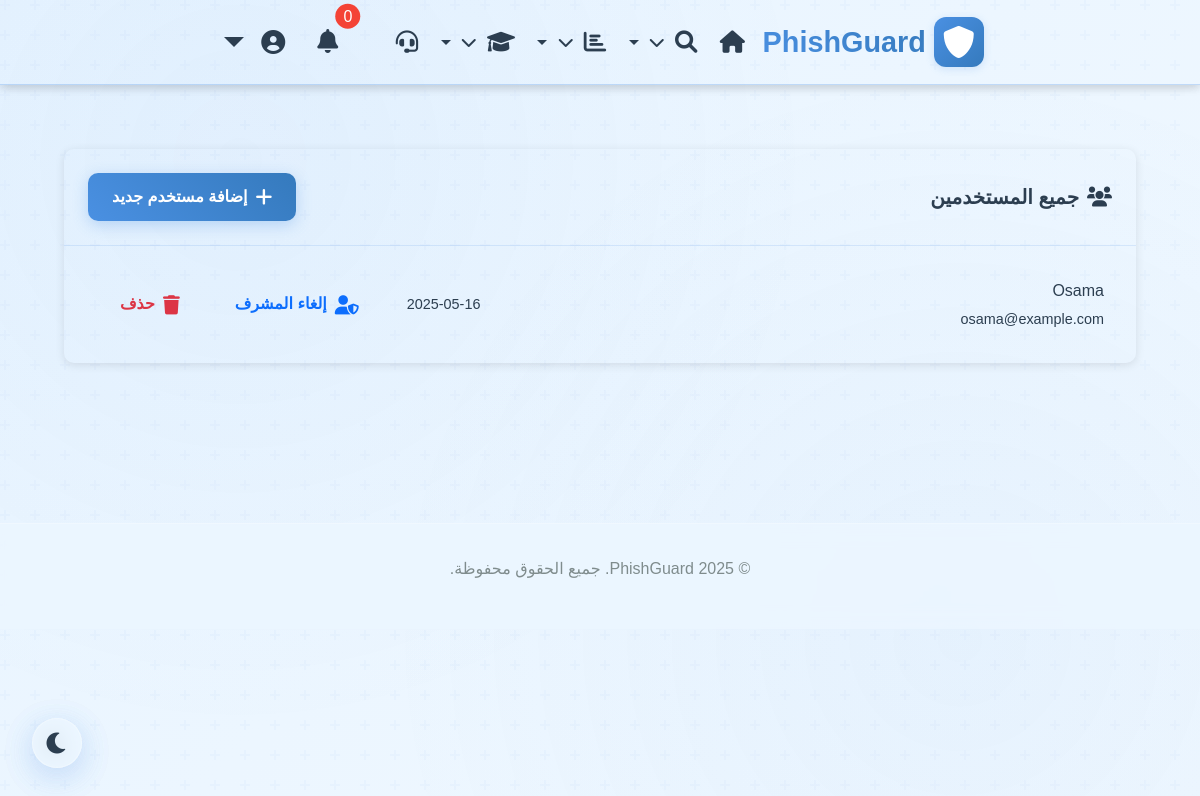
Before: /admin/users (signed in) with the older database file.
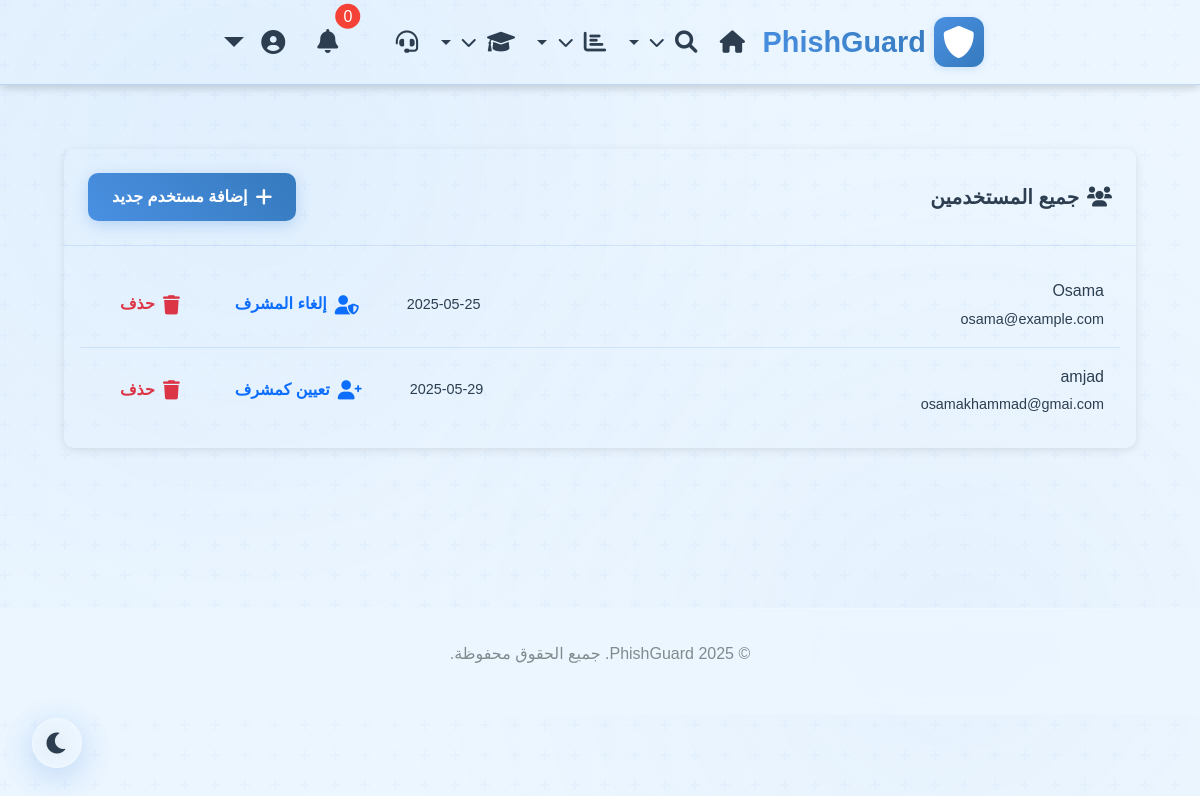
After: the same page with the newer database file.
### app.py (models this page shows, shortened)
class User(db.Model, UserMixin):
    id = db.Column(db.Integer, primary_key=True)
    username = db.Column(db.String(80), unique=True, nullable=False)
    email = db.Column(db.String(120), unique=True, nullable=False)
    password_hash = db.Column(db.String(128))
    created_at = db.Column(db.DateTime, default=datetime.utcnow)
    is_admin = db.Column(db.Boolean, default=False, nullable=False)

### app.py (the view)
@app.route('/admin/users')
@admin_required
def admin_users():
    users = User.query.all()
    return render_template('admin/users.html', users=users)

### app.py (called while the page is built)
@app.before_request
def check_models():
    global _models_checked
    if not _models_checked:
        if url_model is None:
            logger.error("URL model not loaded - URL scanning will not work!")
            flash("تحذير: نموذج فحص الروابط غير متوفر. بعض الوظائف قد لا تعمل.", "warning")
        _models_checked = True

def admin_required(f):
    @wraps(f)
    def decorated_function(*args, **kwargs):
        if 'user_id' not in session:
            flash('يرجى تسجيل الدخول للوصول إلى هذه الصفحة', 'warning')
            return redirect(url_for('login', next=request.url))
        user = User.query.get(session['user_id'])
        if not user:
            session.pop('user_id', None)
            session.pop('is_admin', None)
            flash('يرجى تسجيل الدخول مرة أخرى', 'warning')
            return redirect(url_for('login', next=request.url))
        if not user.is_admin:
            flash('غير مصرح لك بالوصول إلى هذه الصفحة', 'error')
            return redirect(url_for('index'))
        return f(*args, **kwargs)
    return decorated_function

@app.context_processor
def utility_processor():
    return {
        'User': User
    }

### templates/admin/users.html (shortened to what this page needs)
{% extends "base.html" %}
{% block content %}
<div class="admin-container">
    <div class="content-card">
        <div class="card-header">
            <h3 class="card-title">
                <i class="fas fa-users"></i>
                جميع المستخدمين
            </h3>
            <div class="card-actions">
                <button class="btn btn-primary">
                    <i class="fas fa-plus"></i>
                    إضافة مستخدم جديد
                </button>
            </div>
        </div>
        <div class="users-list">
            {% for user in users %}
            <div class="list-item">
                <div class="item-info">
                    <span class="item-title">{{ user.username }}</span>
                    <span class="item-subtitle">{{ user.email }}</span>
                </div>
                <div class="item-actions">
                    <span class="item-time">{{ user.created_at.strftime('%Y-%m-%d') }}</span>
                    <div class="btn-group ms-2">
                        <button class="btn btn-sm btn-outline-primary toggle-admin-btn" data-user-id="{{ user.id }}" data-is-admin="{{ user.is_admin|lower }}">
                            {% if user.is_admin %}
                            <i class="fas fa-user-shield"></i> إلغاء المشرف
                            {% else %}
                            <i class="fas fa-user-plus"></i> تعيين كمشرف
                            {% endif %}
                        </button>
                        <button class="btn btn-sm btn-outline-danger delete-user-btn" data-user-id="{{ user.id }}">
                            <i class="fas fa-trash"></i> حذف
                        </button>
                    </div>
                </div>
            </div>
            {% endfor %}
        </div>
    </div>
</div>
{% endblock %}

Changed rows visible on the page:
changed User "Osama": created_at "2025-05-16" → "2025-05-25"
added User: username "amjad", email "osamakhammad@gmai.com", created_at "2025-05-29", is_admin False (drawn)
